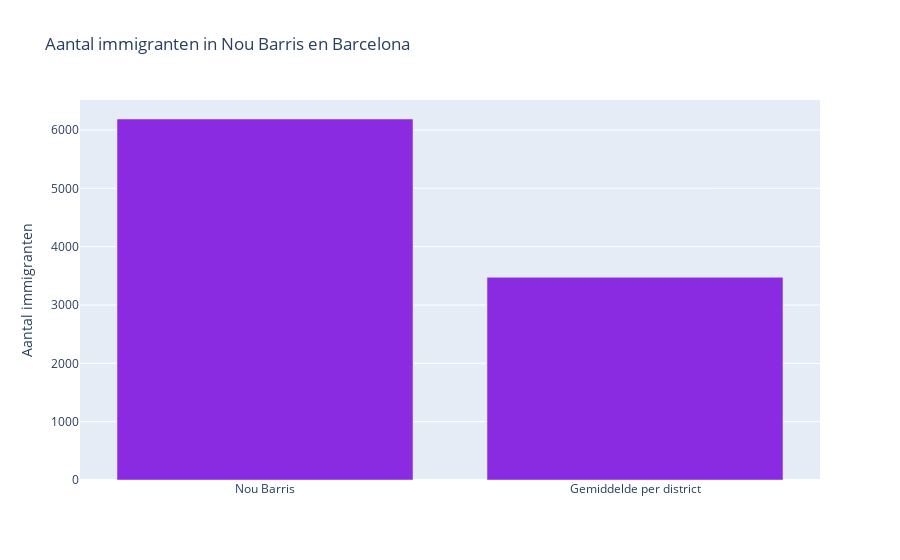

Here is the notebook cell this chart was saved with:
### Markdown cell above
#### Tekst voor onder bovenstaande map

### Code cell
fig = go.Figure([go.Bar(marker_color = 'blueviolet', x=['Nou Barris', 'Gemiddelde per district'], y=[map_df['Immigrants']['Nou Barris'], map_df['Immigrants'].mean()])])

fig.update_layout(
        title ='Aantal immigranten in Nou Barris en Barcelona',
        yaxis_title = 'Aantal immigranten')
fig.show()

### Figure 1 — Plotly figure (JSON) as saved in the notebook; plotly's stock layout.template omitted (floating-point values rounded to 4 significant figures)
{"data": [{"marker": {"color": "blueviolet"}, "type": "bar", "x": ["Nou Barris", "Gemiddelde per district"], "y": [6188, 3475.0]}], "layout": {"title": {"text": "Aantal immigranten in Nou Barris en Barcelona"}, "yaxis": {"title": {"text": "Aantal immigranten"}}}}
